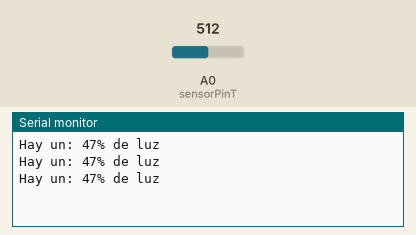
This sketch was run on a simulated Arduino Uno, built with avr-gcc and run on an emulated ATmega328P. Parts: the last lines printed to the serial monitor. Inputs (shaded band) come from the test bench; at power-on: A0 (sensorPinT) = 512.

Above: at 1.3 s.
1.4 s: A0 (sensorPinT) set to 716
At 1.9 s:
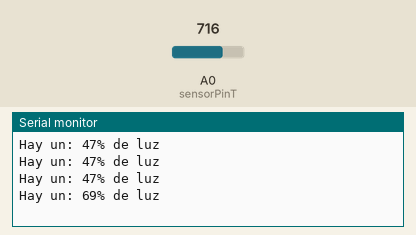
2.9 s: A0 (sensorPinT) set to 900
At 3.4 s:
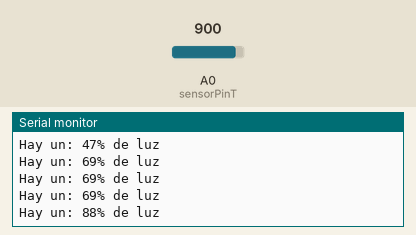
Timing chart, 0 to 5.9 s (numbered marks = the images above; inputs shaded):
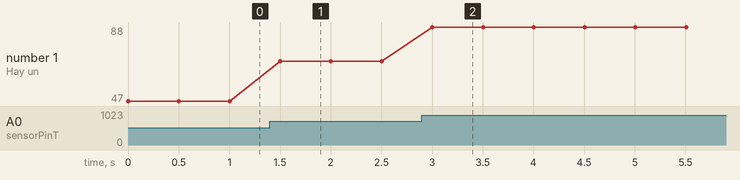

Measured:
- after the input at 1.4 s, the serial monitor: prints a new line after 0.10 s (image 1)
- after the input at 2.9 s, the serial monitor: prints a new line after 0.10 s (image 2)
- plotted number 1: 47 → 69 after the input at 1.4 s, 69 → 88 after the input at 2.9 s

The sketch:

Sensor-de-luz-LDR-con-Arduino.ino
```cpp
/*
  Created by TEOS
  Domotic with Arduino https://goo.gl/btZpjs
  YouTube https://goo.gl/k7TUSZ
  Instagram https://goo.gl/zEIjia
  Facebook https://goo.gl/eivraR
  Twitter https://goo.gl/du5Wgn
  Github https://goo.gl/Xl5IiS
  Google Plus https://goo.gl/gBnUdh
  WEB https://goo.gl/jtiYJy
*/

const int sensorPinT = A0;
const int minSensorT = 50;
const int maxSensorT = 1015;
int valT;
byte arrayT[8];
String resultSerialT;

void setup() {
  Serial.begin(9600);
}

void loop() {
  valT = analogRead(sensorPinT);
  valT = map(valT, minSensorT, maxSensorT, 0, 100);
  valT = constrain(valT, 0, 100);
  for (int iT = 0; iT < 7; iT++)
    arrayT[iT] = valT;
  for (int iT = 0; iT < 7; iT++)
    valT += arrayT[iT];
  valT = valT / sizeof(arrayT);
  resultSerialT = "Hay un: " + String(valT) + "% de luz" ;
  Serial.println(resultSerialT);
  delay(500);
}
```
